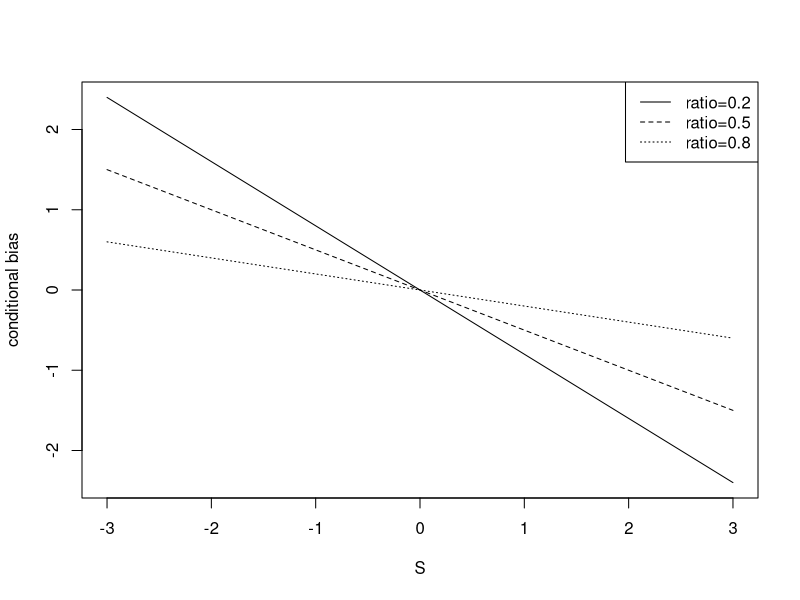

The R source for this figure:
s <- seq(from = -3, to = 3, by = 0.01)
png("conditional_bias.png", width = 5, height = 5, units = "in", res = 400)
plot(s * (0.2 - 1) ~ s, type = "l", xlab = "S", ylab = paste
  ("conditional", "bias"))
lines(s * (0.5 - 1) ~ s, lty = 2)
lines(s * (0.8 - 1) ~ s, lty = 3)
legend("topright", legend = c(paste0("ratio", "=", "0.2"), paste0("ratio", "=",
  "0.5"), paste0("ratio", "=", "0.8")), lty = c(1, 2, 3))
dev.off()